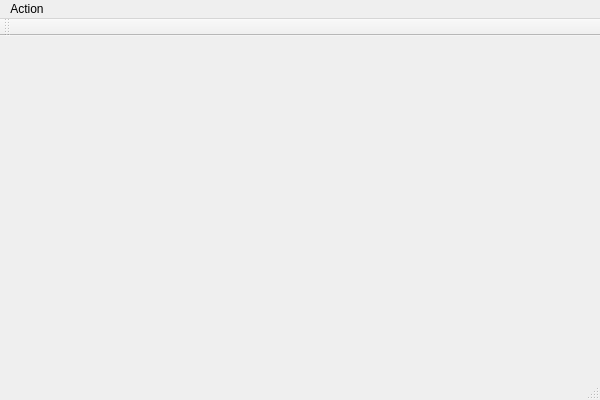
<?xml version="1.0" encoding="UTF-8"?>
<ui version="4.0">
 <class>EnvSensorViewClass</class>
 <widget class="QMainWindow" name="EnvSensorViewClass">
  <property name="geometry">
   <rect>
    <x>0</x>
    <y>0</y>
    <width>600</width>
    <height>400</height>
   </rect>
  </property>
  <property name="windowTitle">
   <string>EnvSensorView</string>
  </property>
  <widget class="QWidget" name="centralWidget"/>
  <widget class="QMenuBar" name="menuBar">
   <property name="geometry">
    <rect>
     <x>0</x>
     <y>0</y>
     <width>600</width>
     <height>21</height>
    </rect>
   </property>
   <widget class="QMenu" name="menuAction">
    <property name="title">
     <string>Action</string>
    </property>
    <addaction name="actionExit"/>
   </widget>
   <addaction name="menuAction"/>
  </widget>
  <widget class="QToolBar" name="mainToolBar">
   <attribute name="toolBarArea">
    <enum>TopToolBarArea</enum>
   </attribute>
   <attribute name="toolBarBreak">
    <bool>false</bool>
   </attribute>
  </widget>
  <widget class="QStatusBar" name="statusBar"/>
  <action name="actionExit">
   <property name="text">
    <string>Exit</string>
   </property>
  </action>
 </widget>
 <layoutdefault spacing="6" margin="11"/>
 <resources>
  <include location="envsensorview.qrc"/>
 </resources>
 <connections/>
</ui>
